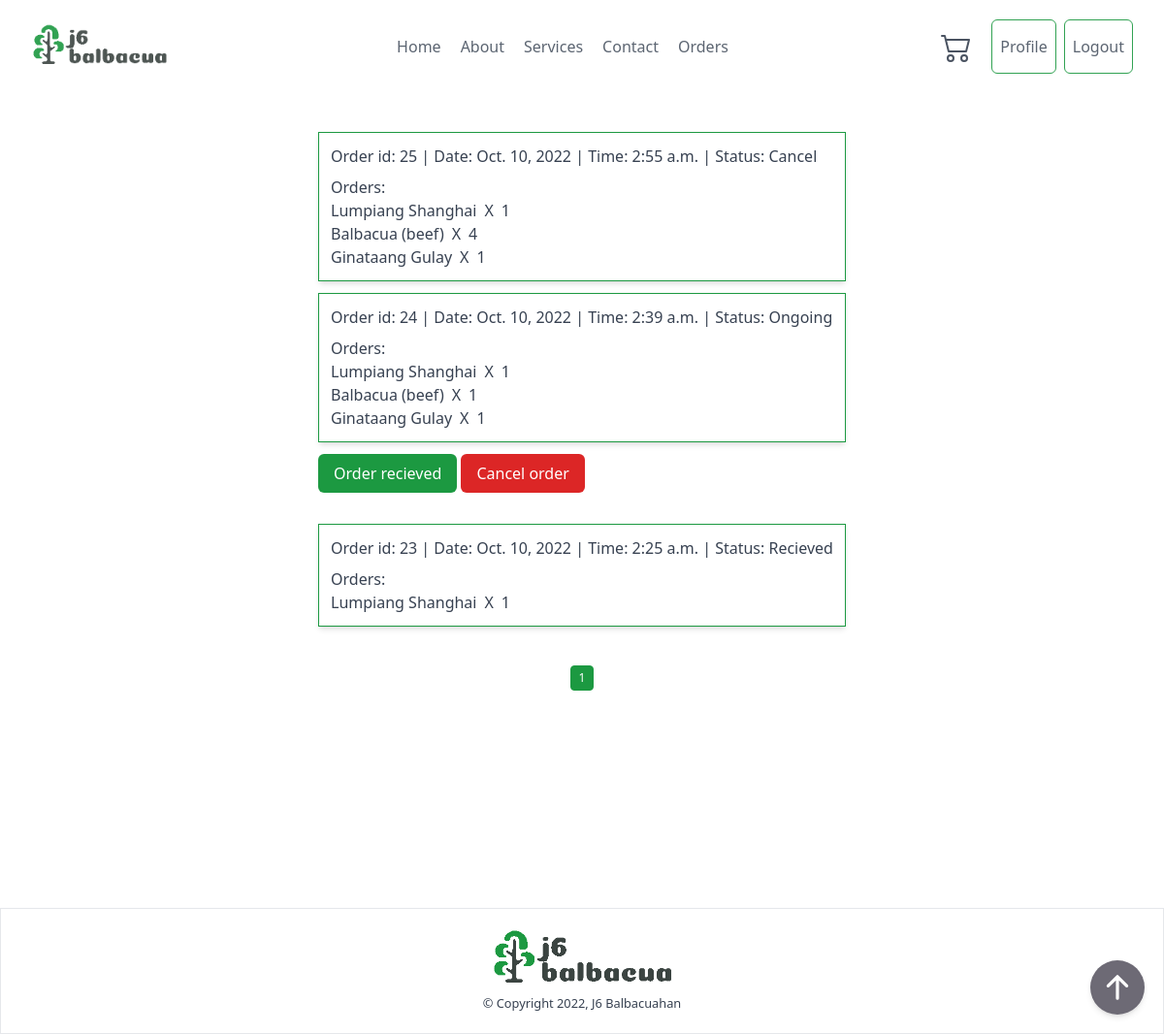
Before: /order/list/ (signed in) with the older database file.
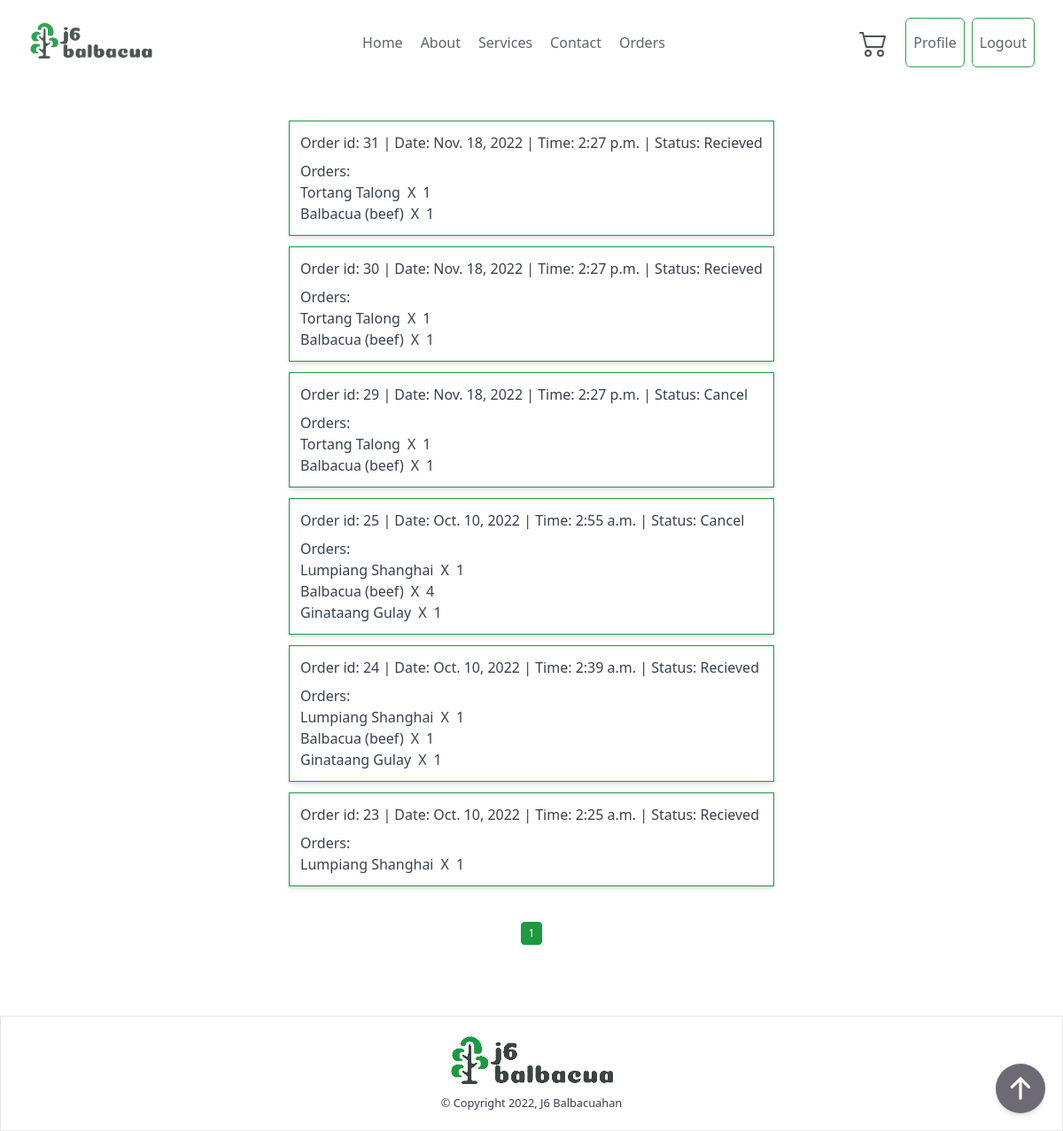
After: the same page with the newer database file.
### ordering/models.py (models this page shows, shortened)
class Order(models.Model):
    order_status = [
        ('Cancel', 'Cancel'),
        ('Ongoing', 'Ongoing'),
        ('Recieved', 'Recieved')
    ]
    user = models.ForeignKey(User, related_name="user_order", on_delete=models.CASCADE)
    shipping_fee = models.PositiveIntegerField()
    total = models.PositiveIntegerField()
    paid_status = models.CharField(max_length=10)
    order_status = models.CharField(max_length=20, choices=order_status, default="Ongoing")
    created_at = models.DateTimeField(auto_now_add=True)
    update_at = models.DateTimeField(auto_now=True)
    class Meta:
        ordering = ['created_at']

class OrderItems(models.Model):
    order = models.ForeignKey(Order, related_name="order", on_delete=models.CASCADE)
    food = models.ForeignKey(Food, related_name="food", on_delete=models.CASCADE)
    quantity = models.PositiveIntegerField()
    class Meta:
        verbose_name_plural = "categories"
    def __str__(self):
        return f"{self.food}"

class Food(models.Model):
    STATUS = [
        ('Best Seller', 'Best Seller'),
        ('Favorites', 'Favorites'),
        ('Special', 'Special'),
        ('Out Of Stock', 'Out Of Stock')
    ]
    name = models.CharField(max_length=255)
    price = models.PositiveIntegerField()
    status = models.CharField(
        max_length=50, choices=STATUS, default='Favorites')
    food_image = models.ImageField(
        upload_to='food_img/', null=True, blank=True)
    description = models.TextField(blank=True, null=True)
    created = models.DateTimeField(auto_now_add=True)
    updated = models.DateTimeField(auto_now=True)
    def __str__(self):
        return f"{self.name}"

### ordering/views.py (the view)
# urls.py: path('order/list/', views.OrderListView.as_view(), name="order-list"),
class OrderListView(LoginRequiredMixin, ListView):
    template_name = "order_list.html"
    context_object_name = 'orders'
    paginate_by = 10
    def get_context_data(self,*args, **kwargs):
        context = super(OrderListView, self).get_context_data(*args,**kwargs)
        order_list = OrderItems.objects.all()
        if 'cart' in self.request.session:
            cart = self.request.session['cart']
        else:
            cart = []
        context['order_list'] = order_list
        context['cart'] = len(cart)
        return context
    def get_queryset(self):
       user = User.objects.get(pk=self.request.user.pk)
       return Order.objects.filter(user=user).order_by('-created_at')

### templates/order_list.html (shortened to what this page needs)
{% extends 'base.html' %}
{% block content %}
{% include 'components/header.html' %}
    <div class="container flex flex-col items-center min-h-screen py-10 mx-auto mb-10">
        <div id="order" class="flex flex-col gap-3">
        {% for order in orders %}
          <div class="p-3 text-gray-700 border shadow-md border-j6primary">
            <a href="{% url 'order-detail' order.pk %}" hx-boost="true">
                <div class="mb-2">Order id: {{order.id}} | Date: {{order.created_at.date}} | Time: {{order.created_at.time}} | Status: {{ order.order_status}}</div>
            </a>
            <p>Orders:</p>
            {% for items in order_list %}
              {% if items.order.id == order.id %}
              <div class="flex gap-2">
                <p>{{items}}</p>
                <p>X</p>
                <p>{{items.quantity}}</p>
              </div>
              {% endif %}
            {% endfor %}
          </div>
            {% if  order.order_status == 'Ongoing' %}
            <div class="mb-5">
                <button
                hx-confirm="Are you sure you recieved the order? This will notify the seller that you recieved the order"
                hx-get="{% url 'recieved-order' order.pk %}"
                hx-target="#order"
                hx-swap="outerHTML"
                class="px-4 py-2 text-white transition-colors duration-200 transform rounded-md bg-j6primary hover:bg-green-500 focus:outline-none focus:bg-green-500"
                >
                Order recieved
                </button>
                <button
                hx-confirm="Are you sure you want to cancel this order? This will notify the seller that you cancel the order"
                hx-get="{% url 'cancel-order' order.pk %}"
                hx-target="#order"
                hx-swap="outerHTML"
                class="px-4 py-2 text-white transition-colors duration-200 transform bg-red-600 rounded-md hover:bg-red-400 focus:outline-none focus:bg-red-500"
                >
                Cancel order
                </button>
            </div>
            {% endif %}
        {% empty %}
            <div>You order is empty</div>
        {% endfor %}
        </div>
        <div class="flex items-start justify-center gap-2 mt-10 text-xs">
            {% for num in page_obj.paginator.page_range %}
            {% if page_obj.number == num %}
            <a
              class="px-2 py-1 text-center text-white border rounded bg-j6primary border-j6primary hover:bg-j6primary hover:text-white"
              href="?page={{ num }}"
            >
              {{num}}
            </a>
            {% endif %}
            {% endfor %}
          </div>
    </div>
{% include 'components/footer.html' %}
{% endblock content %}

### templates/base.html (shortened to what this page needs)
{% load static %}
<!DOCTYPE html>
<html lang="en">
<head>
    <link rel="stylesheet" href="{% static 'css/output.css' %}">
</head>
<body>
{% block content %}
{% endblock %}
{% include 'components/floating_button.html' %}
</body>
</html>

### templates/components/header.html (shortened to what this page needs)
{% load static %}
<section class="relative w-full px-8 text-gray-700 bg-white opacity-90 body-font">
    <div class="container flex flex-col flex-wrap items-center justify-between py-5 mx-auto md:flex-row max-w-7xl">
        <a href="{% url 'index' %}" class="relative z-10 flex items-center w-auto text-2xl font-extrabold leading-none text-black select-none">
            <img class="h-12" src="{% static 'assets/img/j6-logo.png' %}" alt="">
        </a>
        <nav class="top-0 left-0 z-0 flex items-center justify-center w-full h-full py-5 -ml-0 space-x-5 text-base md:-ml-5 md:py-0 md:absolute">
            <a href="{% url 'index' %}" hx-boost="true" class="relative font-medium leading-6 text-gray-600 transition duration-150 ease-out hover:text-gray-900" x-data="{ hover: false }" @mouseenter="hover = true" @mouseleave="hover = false">
                <span class="block">Home</span>
                <span class="absolute bottom-0 left-0 inline-block w-full h-0.5 -mb-1 overflow-hidden">
                </span>
            </a>
            <a href="{% url 'about' %}" hx-boost="true" class="relative font-medium leading-6 text-gray-600 transition duration-150 ease-out hover:text-gray-900" x-data="{ hover: false }" @mouseenter="hover = true" @mouseleave="hover = false">
                <span class="block">About</span>
                <span class="absolute bottom-0 left-0 inline-block w-full h-0.5 -mb-1 overflow-hidden">
                </span>
            </a>
            <a href="{% url 'service' %}" hx-boost="true" class="relative font-medium leading-6 text-gray-600 transition duration-150 ease-out hover:text-gray-900" x-data="{ hover: false }" @mouseenter="hover = true" @mouseleave="hover = false">
                <span class="block">Services</span>
                <span class="absolute bottom-0 left-0 inline-block w-full h-0.5 -mb-1 overflow-hidden">
                </span>
            </a>
            <a href="{% url 'contact' %}" hx-boost="true" id="contact-button" class="relative font-medium leading-6 text-gray-600 transition duration-150 ease-out hover:text-gray-900" x-data="{ hover: false }" @mouseenter="hover = true" @mouseleave="hover = false">
                <span class="block">Contact</span>
                <span class="absolute bottom-0 left-0 inline-block w-full h-0.5 -mb-1 overflow-hidden">
                </span>
            </a>
            {% if user.is_authenticated %}
            <a href="{% url 'order-list' %}" hx-boost="true" id="contact-button" class="relative font-medium leading-6 text-gray-600 transition duration-150 ease-out hover:text-gray-900" x-data="{ hover: false }" @mouseenter="hover = true" @mouseleave="hover = false">
                <span class="block">Orders</span>
                <span class="absolute bottom-0 left-0 inline-block w-full h-0.5 -mb-1 overflow-hidden">
                </span>
            </a>
            {% endif %}
        </nav>
        {% if user.is_authenticated %}
        <div class="flex gap-2 ">
            <a id="cart-icon" href="{% url 'cart' %}" hx-boost="true" class="relative p-3 cursor-pointer hover:bg-blue-200">
            </a>
            <a href="{% url 'profile' %}" class="flex items-center px-2 text-gray-600 transition-colors duration-200 transform bg-white border rounded-md border-j6primary hover:text-gray-100 hover:bg-j6primary focus:outline-none focus:bg-green-500">Profile</a>
            <a href="{% url 'logout' %}" class="flex items-center px-2 text-gray-600 transition-colors duration-200 transform bg-white border rounded-md border-j6primary hover:text-gray-100 hover:bg-j6primary focus:outline-none focus:bg-green-500">Logout</a>
        </div>
        {% endif %}
    </div>
</section>

### templates/components/footer.html
{% load static %}
<section class="relative w-full px-8 text-gray-700 bg-white border border-t body-font" data-tails-scripts="//unpkg.com/alpinejs">
    <div class="container flex flex-col flex-wrap items-center justify-between py-5 mx-auto md:flex-row max-w-7xl">
        <div class="flex flex-col items-center justify-center mx-auto">
            <img class="h-16" src="{% static 'assets/img/j6-logo.png' %}" alt="logo">
            <p><small>&copy; Copyright 2022, J6 Balbacuahan</small></p>
        </div>
    </div>
</section>

### templates/components/floating_button.html
<button
    x-data
    @click="window.scrollTo({top: 0, behavior: 'smooth'})"
    type="button"
    class="fixed inline-block p-3 text-xs font-medium leading-tight text-white uppercase transition duration-150 ease-in-out bg-[#6D6A75] rounded-full shadow-md hover:bg-[#A19FA8] hover:shadow-lg focus:bg-[#3B3A40] focus:shadow-lg focus:outline-none focus:ring-0 active:bg-[#313036] active:shadow-lg bottom-5 right-5"
    x-transition.opacity
>
    <svg
        xmlns="http://www.w3.org/2000/svg"
        class="w-6 h-6 md:w-8 md:h-8"
        viewBox="0 0 20 20"
        fill="currentColor"
    >
        <path
        fill-rule="evenodd"
        d="M3.293 9.707a1 1 0 010-1.414l6-6a1 1 0 011.414 0l6 6a1 1 0 01-1.414 1.414L11 5.414V17a1 1 0 11-2 0V5.414L4.707 9.707a1 1 0 01-1.414 0z"
        clip-rule="evenodd"
        />
    </svg>
</button>

Changed rows visible on the page:
added Order: id "31", created_at "Nov. 18, 2022", created_at.time "2:27 p.m.", order_status "Recieved"
added OrderItems: food.name "Tortang Talong", quantity "1", shown under "31"
added OrderItems: food.name "Balbacua (beef)", quantity "1", shown under "31"
added Order: id "30", created_at "Nov. 18, 2022", created_at.time "2:27 p.m.", order_status "Recieved"
added OrderItems: food.name "Tortang Talong", quantity "1", shown under "30"
added OrderItems: food.name "Balbacua (beef)", quantity "1", shown under "30"
added Order: id "29", created_at "Nov. 18, 2022", created_at.time "2:27 p.m.", order_status "Cancel"
added OrderItems: food.name "Tortang Talong", quantity "1", shown under "29"
added OrderItems: food.name "Balbacua (beef)", quantity "1", shown under "29"
changed Order id 24: order_status "Ongoing" → "Recieved"; no longer shows "Order recieved Cancel order"
